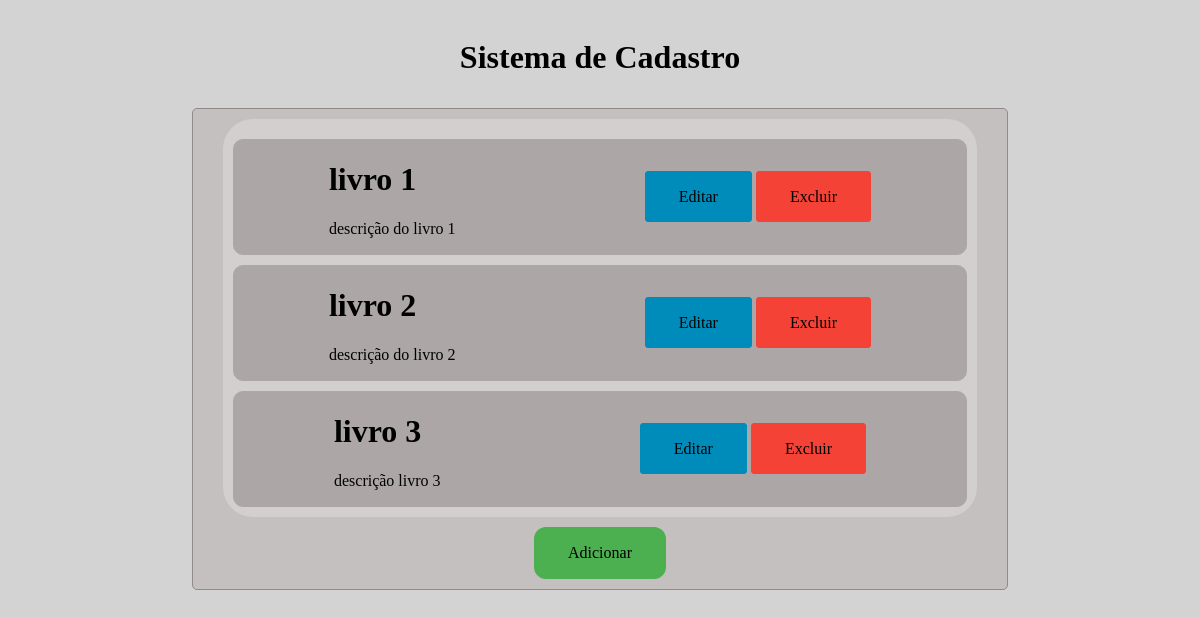
Page /home/ on the earlier database version.
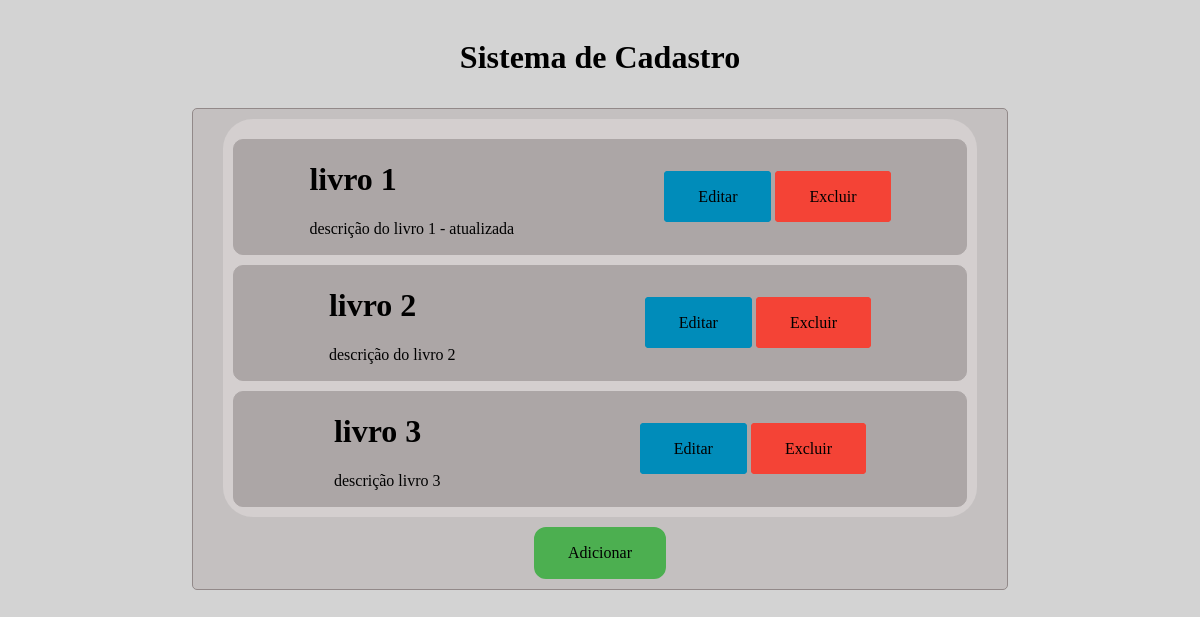
Same page on the later database version.
### controlador/models.py (models this page shows, shortened)
class Prateleira(models.Model):
    product_name = models.CharField(max_length=50)
    product_describe = models.CharField(max_length=200)

### controlador/views.py (the view)
# urls.py: path('home/', landing_page, name='url_landing_page'),
def landing_page(request):
    data = {}
    data['prateleiras'] = Prateleira.objects.all()
    return render(request, 'controlador/index.html', data)

### controlador/templates/controlador/index.html (shortened to what this page needs)
{% load static %}
<!DOCTYPE html>
<html lang="pt-br">
<head>
    <link rel="stylesheet" href="{% static 'controlador/style.css' %}"/>
</head>
<body>
    <div class="container">
        <h1>Sistema de Cadastro</h1>
        <div class="content">
            <div class="items">
                {% for prateleira in prateleiras %}
                    <div class="items-intro">
                    <div>
                        <h1>{{prateleira.product_name}}</h1>
                        <p>{{prateleira.product_describe}}</p>
                    </div>
                    <div>
                        <a href="{% url 'url_update' prateleira.id %}" class="btn1">Editar</a>
                        <a href="{% url 'url_delete' prateleira.id %}" class="btn2">Excluir</a>
                    </div>
                    </div>
                {% endfor %}
            </div>
            <div class="add">
                    <a href="{% url 'url_exibir' %}">
                        Adicionar
                    </a>
            </div>
        </div>
    </div>
</body>
</html>

Differences in the rows shown:
changed Prateleira "livro 1": product_describe "descrição do livro 1" → "descrição do livro 1 - atualizada"
